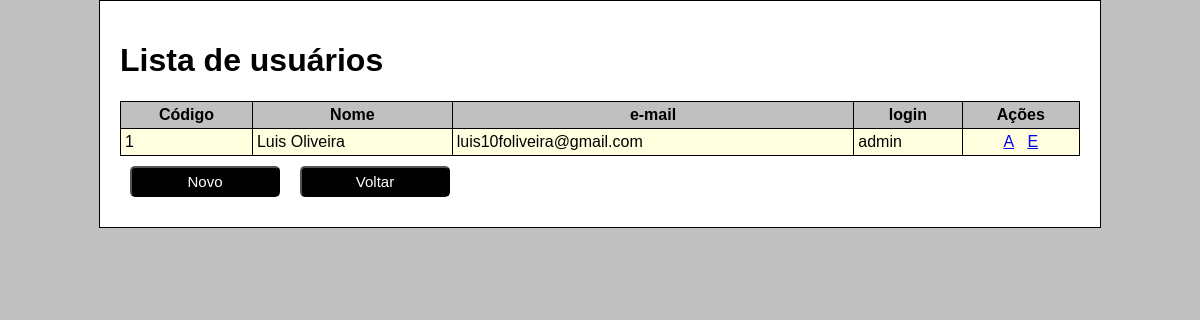
/admin/usuarios.php, run on the app's committed database.
### tables this page shows
CREATE TABLE IF NOT EXISTS `usuarios` (
  `id` int(11) NOT NULL AUTO_INCREMENT,
  `nome` varchar(60) NOT NULL,
  `email` varchar(60) NOT NULL,
  `login` varchar(20) NOT NULL,
  `senha` varchar(12) DEFAULT NULL,
  PRIMARY KEY (`id`),
  UNIQUE KEY `email_UNIQUE` (`email`),
  UNIQUE KEY `login_UNIQUE` (`login`)
);

### admin/crud/crud_usuarios.php (called while the page is built, shortened)
<?php
	function select_usuarios(){
			$consulta = "
			select * from usuarios order by nome
			";
			consultar($consulta);
			$registros = array();
			while ($registro = proximo_registro())
			{
				array_push($registros, $registro);
			}
			$titulo_pagina = 'Lista de usuários';
			require_once 'gui/lista_usuarios.php';
	}
?>

### admin/lib/database.php (called while the page is built, shortened)
<?php
	$conn = mysql_connect(HOST, USER, PASSWORD);
	function consultar($sql)
	{
		global $conn, $result;
		$result = mysql_query($sql,$conn);
	}

### admin/gui/lista_usuarios.php (the view, shortened to what this page needs)
<!DOCTYPE html>
<html lang="pt-br">
	<head>
	</head>
	<body>
		<div class="container">
			<h1><?php echo $titulo_pagina; ?></h1>
			<table>
				<thead>
					<tr>
						<th>Código</th><th>Nome</th><th>e-mail</th><th>login</th><th>Ações</th>
					</tr>
				</thead>
				<tbody>
					<?php
						foreach($registros as $registro)
						{
							echo "
								<tr>
									<td>" . $registro['id'] . "</td>
									<td>{$registro['nome']}</td>
									<td>{$registro['email']}</td>
									<td>{$registro['login']}</td>
									<td class='acoes'>
										<a href='../admin/usuarios.php?acao=alterar&id={$registro['id']}'>A</a>&nbsp;&nbsp;
										<a href='javascript:if(confirm(\"Confirma a exclusão?\")){document.location=\"usuarios.php?acao=excluir&id={$registro['id']}\";}'>E</a>
									</td>
								</tr>
							";
						}
					?>
				</tbody>
			</table>
			<div class="form-group"><button type="button" onclick="document.location='usuarios.php?acao=incluir';">Novo</button><button type="button" onclick="goBack()">Voltar</button></div>
		</div>
	</body>
</html>

### css/estilos.css (style rules this page uses)
body { background-color: silver; font-family: "Trebuchet MS", helvetica, sans-serif; margin: 0; }
button { background-color: black; color: white; padding: 5px; border-radius: 5px; margin: 10px; font-size: 15px; min-width: 150px; }
table { border-collapse: collapse; width: 100%; }
th { background-color: silver; }
tr:nth-child(odd) { background-color: lightyellow; }
td, th { border: 1px solid black; padding: 4px; }
td.acoes { text-align: center; }
.container { background-color: white; border: 1px solid black; margin: auto; padding: 20px; width: 960px; }

### data on the page
usuarios: id "1", nome "Luis Oliveira", email "luis10foliveira@gmail.com", login "admin"

### other printed values
$titulo_pagina "Lista de usuários"
